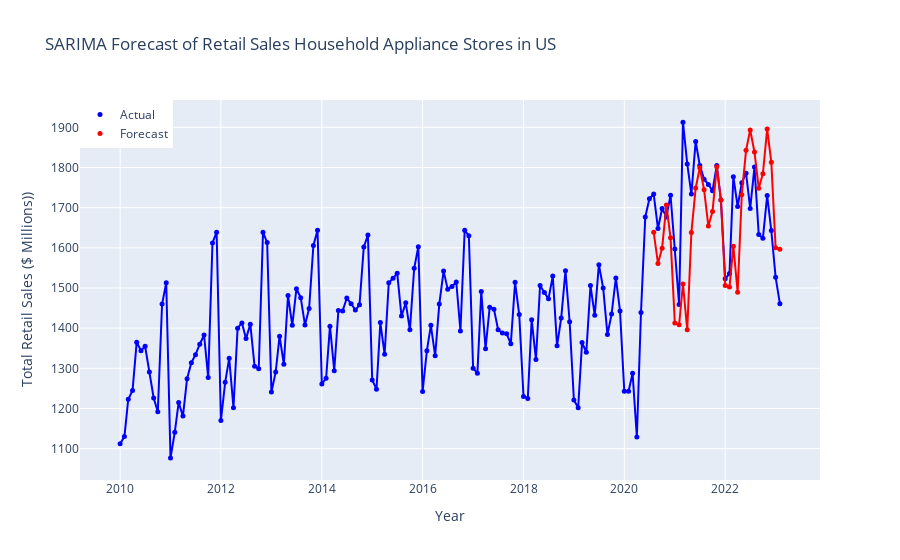

Notebook cell for this chart:
### Code cell
# Convert range objects to lists
time_index = month[range(len(y_train), len(y_train) + len(y_test))]  # Extend time index for forecasted data
time_index_list = list(time_index)
df_SM443141USN_list = list(df.SM443141USN)

# Create a Plotly figure
fig = go.Figure()

# Plot the original data using a scatter trace
fig.add_trace(go.Scatter(x=list(month), y=df_SM443141USN_list, mode='lines', showlegend=False, line=dict(color='blue')))
#add dots to the actual data
fig.add_trace(go.Scatter(x=list(month), y=df_SM443141USN_list, mode='markers', name='Actual', marker=dict(color='blue', size=5)))
# Plot the forecasted data with the extended time index using another scatter trace
fig.add_trace(go.Scatter(x=time_index_list, y=y_pred, mode='lines', showlegend=False, line=dict(color='red')))
#add dots to the forecasted data
fig.add_trace(go.Scatter(x=time_index_list, y=y_pred, mode='markers', name='Forecast', marker=dict(color='red', size=5)))

# Update the layout of the figure
fig.update_layout(title='SARIMA Forecast of Retail Sales Household Appliance Stores in US',
                  xaxis_title='Year',
                  yaxis_title='Total Retail Sales ($ Millions))',
                  legend=dict(x=0, y=1, traceorder='normal'))

# Show the interactive plot
fig.show()

### Figure 1 — Plotly figure (JSON) as saved in the notebook; plotly's stock layout.template omitted (floating-point values rounded to 4 significant figures; data arrays with more than 128 entries replaced by an {"elided": "..."} marker saying what was removed)
{"data": [{"line": {"color": "blue"}, "mode": "lines", "showlegend": false, "type": "scatter", "x": {"elided": "158 str values"}, "y": {"elided": "158 int values"}}, {"marker": {"color": "blue", "size": 5}, "mode": "markers", "name": "Actual", "type": "scatter", "x": {"elided": "158 str values"}, "y": {"elided": "158 int values"}}, {"line": {"color": "red"}, "mode": "lines", "showlegend": false, "type": "scatter", "x": ["2020-08-01T00:00:00", "2020-09-01T00:00:00", "2020-10-01T00:00:00", "2020-11-01T00:00:00", "2020-12-01T00:00:00", "2021-01-01T00:00:00", "2021-02-01T00:00:00", "2021-03-01T00:00:00", "2021-04-01T00:00:00", "2021-05-01T00:00:00", "2021-06-01T00:00:00", "2021-07-01T00:00:00", "2021-08-01T00:00:00", "2021-09-01T00:00:00", "2021-10-01T00:00:00", "2021-11-01T00:00:00", "2021-12-01T00:00:00", "2022-01-01T00:00:00", "2022-02-01T00:00:00", "2022-03-01T00:00:00", "2022-04-01T00:00:00", "2022-05-01T00:00:00", "2022-06-01T00:00:00", "2022-07-01T00:00:00", "2022-08-01T00:00:00", "2022-09-01T00:00:00", "2022-10-01T00:00:00", "2022-11-01T00:00:00", "2022-12-01T00:00:00", "2023-01-01T00:00:00", "2023-02-01T00:00:00"], "y": [1639.0, 1561.0, 1599.0, 1706.0, 1625.0, 1413.0, 1408.0, 1510.0, 1396.0, 1638.0, 1749.0, 1799.0, 1745.0, 1654.0, 1691.0, 1802.0, 1719.0, 1506.0, 1502.0, 1604.0, 1490.0, 1732.0, 1843.0, 1893.0, 1839.0, 1748.0, 1785.0, 1896.0, 1813.0, 1600.0, 1596.0]}, {"marker": {"color": "red", "size": 5}, "mode": "markers", "name": "Forecast", "type": "scatter", "x": ["2020-08-01T00:00:00", "2020-09-01T00:00:00", "2020-10-01T00:00:00", "2020-11-01T00:00:00", "2020-12-01T00:00:00", "2021-01-01T00:00:00", "2021-02-01T00:00:00", "2021-03-01T00:00:00", "2021-04-01T00:00:00", "2021-05-01T00:00:00", "2021-06-01T00:00:00", "2021-07-01T00:00:00", "2021-08-01T00:00:00", "2021-09-01T00:00:00", "2021-10-01T00:00:00", "2021-11-01T00:00:00", "2021-12-01T00:00:00", "2022-01-01T00:00:00", "2022-02-01T00:00:00", "2022-03-01T00:00:00", "2022-04-01T00:00:00", "2022-05-01T00:00:00", "2022-06-01T00:00:00", "2022-07-01T00:00:00", "2022-08-01T00:00:00", "2022-09-01T00:00:00", "2022-10-01T00:00:00", "2022-11-01T00:00:00", "2022-12-01T00:00:00", "2023-01-01T00:00:00", "2023-02-01T00:00:00"], "y": [1639.0, 1561.0, 1599.0, 1706.0, 1625.0, 1413.0, 1408.0, 1510.0, 1396.0, 1638.0, 1749.0, 1799.0, 1745.0, 1654.0, 1691.0, 1802.0, 1719.0, 1506.0, 1502.0, 1604.0, 1490.0, 1732.0, 1843.0, 1893.0, 1839.0, 1748.0, 1785.0, 1896.0, 1813.0, 1600.0, 1596.0]}], "layout": {"legend": {"traceorder": "normal", "x": 0, "y": 1}, "title": {"text": "SARIMA Forecast of Retail Sales Household Appliance Stores in US"}, "xaxis": {"title": {"text": "Year"}}, "yaxis": {"title": {"text": "Total Retail Sales ($ Millions))"}}}}
